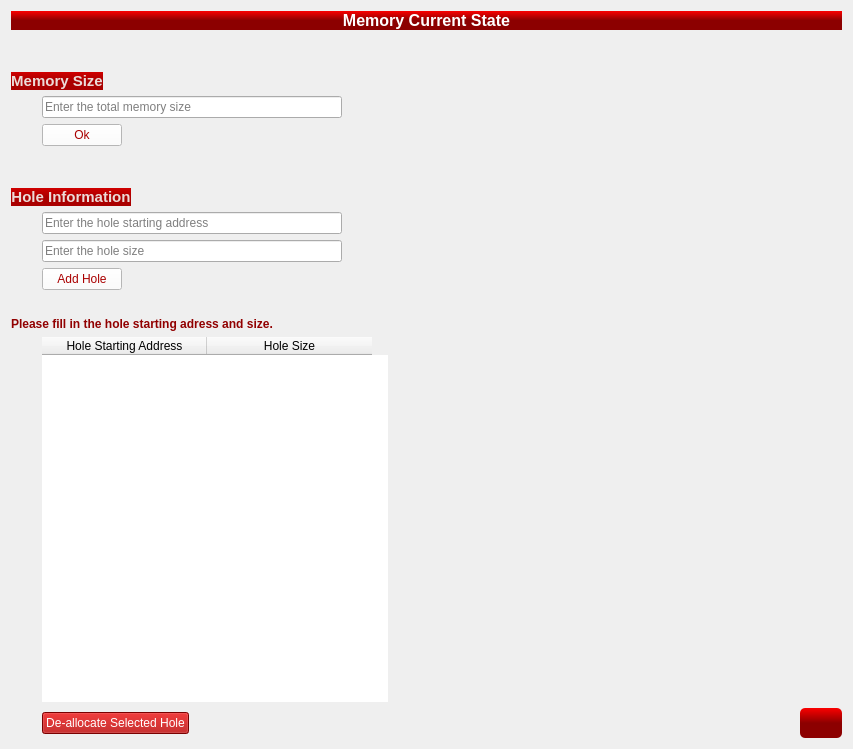
                <widget class="QWidget" name="scrollAreaWidgetContents_13">
                 <property name="geometry">
                  <rect>
                   <x>0</x>
                   <y>0</y>
                   <width>853</width>
                   <height>749</height>
                  </rect>
                 </property>
                 <layout class="QGridLayout" name="gridLayout_6">
                  <item row="1" column="1">
                   <widget class="Line" name="line_19">
                    <property name="sizePolicy">
                     <sizepolicy hsizetype="Preferred" vsizetype="Preferred">
                      <horstretch>0</horstretch>
                      <verstretch>0</verstretch>
                     </sizepolicy>
                    </property>
                    <property name="minimumSize">
                     <size>
                      <width>0</width>
                      <height>30</height>
                     </size>
                    </property>
                    <property name="styleSheet">
                     <string notr="true">border:none;</string>
                    </property>
                    <property name="orientation">
                     <enum>Qt::Vertical</enum>
                    </property>
                   </widget>
                  </item>
                  <item row="4" column="1">
                   <widget class="QPushButton" name="ok_memory">
                    <property name="enabled">
                     <bool>true</bool>
                    </property>
                    <property name="sizePolicy">
                     <sizepolicy hsizetype="Fixed" vsizetype="Fixed">
                      <horstretch>0</horstretch>
                      <verstretch>0</verstretch>
                     </sizepolicy>
                    </property>
                    <property name="toolTip">
                     <string>&lt;html&gt;&lt;head/&gt;&lt;body&gt;&lt;p&gt;Add Hole&lt;/p&gt;&lt;/body&gt;&lt;/html&gt;</string>
                    </property>
                    <property name="styleSheet">
                     <string notr="true">QPushButton::hover

{
	border-color: rgb(255, 0, 0);


}

QPushButton{
	
	font: 75  11pt bold &quot;Perpetua Titling MT&quot;;
	color: rgb(170, 0, 0);
	background-color: rgb(255, 255, 255);


}

QPushButton:pressed
{
	color: rgb(255, 255, 255);
    background-color: QLinearGradient( x1: 0, y1: 0, x2: 0, y2: 1, stop: 0 #2d2d2d, stop: 0.1 #2b2b2b, stop: 0.5 #292929, stop: 0.9 #282828, stop: 1 #252525);
}

QPushButton:disabled
{
  border: 1px solid #999999;
  background-color: #cccccc;
  color: #666666;
}
</string>
                    </property>
                    <property name="text">
                     <string>Ok</string>
                    </property>
                   </widget>
                  </item>
                  <item row="18" column="5">
                   <widget class="QPushButton" name="next">
                    <property name="enabled">
                     <bool>true</bool>
                    </property>
                    <property name="sizePolicy">
                     <sizepolicy hsizetype="Fixed" vsizetype="Fixed">
                      <horstretch>0</horstretch>
                      <verstretch>0</verstretch>
                     </sizepolicy>
                    </property>
                    <property name="minimumSize">
                     <size>
                      <width>42</width>
                      <height>30</height>
                     </size>
                    </property>
                    <property name="maximumSize">
                     <size>
                      <width>35</width>
                      <height>35</height>
                     </size>
                    </property>
                    <property name="toolTip">
                     <string>&lt;html&gt;&lt;head/&gt;&lt;body&gt;&lt;p&gt;Next&lt;/p&gt;&lt;/body&gt;&lt;/html&gt;</string>
                    </property>
                    <property name="styleSheet">
                     <string notr="true">QPushButton::hover
{
	border-color: rgb(255, 0, 0);
	background-color: rgb(255, 0, 0);
}
QPushButton::pressed

{		border-color: rgb(0, 0, 0);
	background-color: rgb(0, 0, 0);
}

QPushButton{
	
	font: 75  16pt bold &quot;Perpetua Titling MT&quot;;
    border: 6px ;
    border-radius: 5px;
	color: rgb(255, 255, 255);
background-color: QLinearGradient(x1:0, y1:0, x2:0, y2:1, stop:0  rgb(250, 0, 0), stop: 0.5 rgb(140, 0, 0));
		


    padding:1px;
}
QPushButton:disabled
{
  border: 1px solid #999999;
  background-color: #cccccc;
  color: #666666;
}
</string>
                    </property>
                    <property name="text">
                     <string/>
                    </property>
                    <property name="icon">
                     <iconset resource="memory_allocator.qrc">
                      <normaloff>:/newPrefix/circled-right.png</normaloff>:/newPrefix/circled-right.png</iconset>
                    </property>
                    <property name="iconSize">
                     <size>
                      <width>30</width>
                      <height>30</height>
                     </size>
                    </property>
                   </widget>
                  </item>
                  <item row="15" column="0" colspan="2">
                   <widget class="QLabel" name="label_8">
                    <property name="sizePolicy">
                     <sizepolicy hsizetype="MinimumExpanding" vsizetype="Fixed">
                      <horstretch>0</horstretch>
                      <verstretch>0</verstretch>
                     </sizepolicy>
                    </property>
                    <property name="minimumSize">
                     <size>
                      <width>0</width>
                      <height>0</height>
                     </size>
                    </property>
                    <property name="font">
                     <font>
                      <pointsize>12</pointsize>
                      <weight>75</weight>
                      <bold>true</bold>
                     </font>
                    </property>
                    <property name="styleSheet">
                     <string notr="true"/>
                    </property>
                    <property name="text">
                     <string>&lt;html&gt;&lt;head/&gt;&lt;body&gt;&lt;p&gt;&lt;span style=&quot; font-size:9pt; color:#910000;&quot;&gt;Please fill in the hole starting adress and size.  &lt;/span&gt;&lt;/p&gt;&lt;/body&gt;&lt;/html&gt;</string>
                    </property>
                    <property name="textFormat">
                     <enum>Qt::RichText</enum>
                    </property>
                   </widget>
                  </item>
                  <item row="18" column="1">
                   <widget class="QPushButton" name="delete_hole">
                    <property name="enabled">
                     <bool>true</bool>
                    </property>
                    <property name="sizePolicy">
                     <sizepolicy hsizetype="Fixed" vsizetype="Fixed">
                      <horstretch>0</horstretch>
                      <verstretch>0</verstretch>
                     </sizepolicy>
                    </property>
                    <property name="toolTip">
                     <string>&lt;html&gt;&lt;head/&gt;&lt;body&gt;&lt;p&gt;De-allocate Selected Hole&lt;/p&gt;&lt;/body&gt;&lt;/html&gt;</string>
                    </property>
                    <property name="styleSheet">
                     <string notr="true">QPushButton::hover

{
	border-color: rgb(255, 255, 255);
	background-color: rgb(255, 0, 0);
}

QPushButton{
	
	font: 75  11pt bold &quot;Perpetua Titling MT&quot;;

	color: rgb(255, 255, 255);
	background-color: rgb(170, 0, 0);


}

QPushButton:pressed
{
    background-color: QLinearGradient( x1: 0, y1: 0, x2: 0, y2: 1, stop: 0 #2d2d2d, stop: 0.1 #2b2b2b, stop: 0.5 #292929, stop: 0.9 #282828, stop: 1 #252525);
}
QPushButton:disabled
{
  border: 1px solid #999999;
  background-color: #cccccc;
  color: #666666;
}</string>
                    </property>
                    <property name="text">
                     <string>De-allocate Selected Hole</string>
                    </property>
                   </widget>
                  </item>
                  <item row="9" column="0" colspan="6">
                   <widget class="QLabel" name="label_28">
                    <property name="sizePolicy">
                     <sizepolicy hsizetype="Fixed" vsizetype="Fixed">
                      <horstretch>0</horstretch>
                      <verstretch>0</verstretch>
                     </sizepolicy>
                    </property>
                    <property name="font">
                     <font>
                      <pointsize>12</pointsize>
                      <weight>75</weight>
                      <bold>true</bold>
                     </font>
                    </property>
                    <property name="styleSheet">
                     <string notr="true"> background-color: QLinearGradient(x1:0, y1:0, x2:0, y2:1, stop:0  rgb(208, 0, 0), stop: 0.5 rgb(170, 0, 0));</string>
                    </property>
                    <property name="text">
                     <string>&lt;html&gt;&lt;head/&gt;&lt;body&gt;&lt;p align=&quot;center&quot;&gt;&lt;span style=&quot; font-size:11pt; color:#ecdbd8;&quot;&gt;Hole Information&lt;/span&gt;&lt;/p&gt;&lt;/body&gt;&lt;/html&gt;</string>
                    </property>
                    <property name="textFormat">
                     <enum>Qt::RichText</enum>
                    </property>
                   </widget>
                  </item>
                  <item row="11" column="1">
                   <widget class="QLineEdit" name="hole_size">
                    <property name="sizePolicy">
                     <sizepolicy hsizetype="Expanding" vsizetype="Preferred">
                      <horstretch>0</horstretch>
                      <verstretch>0</verstretch>
                     </sizepolicy>
                    </property>
                    <property name="maximumSize">
                     <size>
                      <width>300</width>
                      <height>16777215</height>
                     </size>
                    </property>
                    <property name="toolTip">
                     <string>&lt;html&gt;&lt;head/&gt;&lt;body&gt;&lt;p&gt;&lt;span style=&quot; color:#818181;&quot;&gt;Hole size&lt;/span&gt;&lt;/p&gt;&lt;/body&gt;&lt;/html&gt;</string>
                    </property>
                    <property name="styleSheet">
                     <string notr="true">font: 75  9pt &quot;MS Shell Dlg 2&quot;;


	color: rgb(0, 0, 0);</string>
                    </property>
                    <property name="text">
                     <string/>
                    </property>
                    <property name="placeholderText">
                     <string>Enter the hole size</string>
                    </property>
                   </widget>
                  </item>
                  <item row="13" column="1">
                   <widget class="QPushButton" name="add_hole">
                    <property name="enabled">
                     <bool>true</bool>
                    </property>
                    <property name="sizePolicy">
                     <sizepolicy hsizetype="Fixed" vsizetype="Fixed">
                      <horstretch>0</horstretch>
                      <verstretch>0</verstretch>
                     </sizepolicy>
                    </property>
                    <property name="toolTip">
                     <string>&lt;html&gt;&lt;head/&gt;&lt;body&gt;&lt;p&gt;Add Hole&lt;/p&gt;&lt;/body&gt;&lt;/html&gt;</string>
                    </property>
                    <property name="styleSheet">
                     <string notr="true">QPushButton::hover

{
	border-color: rgb(255, 0, 0);


}

QPushButton{
	
	font: 75  11pt bold &quot;Perpetua Titling MT&quot;;
	color: rgb(170, 0, 0);
	background-color: rgb(255, 255, 255);


}

QPushButton:pressed
{
	color: rgb(255, 255, 255);
    background-color: QLinearGradient( x1: 0, y1: 0, x2: 0, y2: 1, stop: 0 #2d2d2d, stop: 0.1 #2b2b2b, stop: 0.5 #292929, stop: 0.9 #282828, stop: 1 #252525);
}

QPushButton:disabled
{
  border: 1px solid #999999;
  background-color: #cccccc;
  color: #666666;
}
</string>
                    </property>
                    <property name="text">
                     <string>Add Hole</string>
                    </property>
                   </widget>
                  </item>
                  <item row="13" column="0">
                   <widget class="Line" name="line_11">
                    <property name="minimumSize">
                     <size>
                      <width>25</width>
                      <height>0</height>
                     </size>
                    </property>
                    <property name="lineWidth">
                     <number>0</number>
                    </property>
                    <property name="orientation">
                     <enum>Qt::Horizontal</enum>
                    </property>
                   </widget>
                  </item>
                  <item row="2" column="5">
                   <widget class="Line" name="line_3">
                    <property name="styleSheet">
                     <string notr="true">border:none;</string>
                    </property>
                    <property name="orientation">
                     <enum>Qt::Horizontal</enum>
                    </property>
                   </widget>
                  </item>
                  <item row="3" column="1">
                   <widget class="QLineEdit" name="memory_size">
                    <property name="sizePolicy">
                     <sizepolicy hsizetype="Expanding" vsizetype="Preferred">
                      <horstretch>0</horstretch>
                      <verstretch>0</verstretch>
                     </sizepolicy>
                    </property>
                    <property name="maximumSize">
                     <size>
                      <width>300</width>
                      <height>16777215</height>
                     </size>
                    </property>
                    <property name="toolTip">
                     <string>&lt;html&gt;&lt;head/&gt;&lt;body&gt;&lt;p&gt;Memory size&lt;/p&gt;&lt;/body&gt;&lt;/html&gt;</string>
                    </property>
                    <property name="styleSheet">
                     <string notr="true">
QLineEdit
{
font: 75  9pt &quot;MS Shell Dlg 2&quot;;

border-color: rgb(112, 0, 0);
	color: rgb(0, 0, 0);

}</string>
                    </property>
                    <property name="text">
                     <string/>
                    </property>
                    <property name="placeholderText">
                     <string>Enter the total memory size</string>
                    </property>
                   </widget>
                  </item>
                  <item row="18" column="3">
                   <widget class="Line" name="line_7">
                    <property name="sizePolicy">
                     <sizepolicy hsizetype="Expanding" vsizetype="Fixed">
                      <horstretch>0</horstretch>
                      <verstretch>0</verstretch>
                     </sizepolicy>
                    </property>
                    <property name="lineWidth">
                     <number>0</number>
                    </property>
                    <property name="orientation">
                     <enum>Qt::Horizontal</enum>
                    </property>
                   </widget>
                  </item>
                  <item row="0" column="0" colspan="6">
                   <widget class="QLabel" name="label_5">
                    <property name="sizePolicy">
                     <sizepolicy hsizetype="Preferred" vsizetype="Preferred">
                      <horstretch>0</horstretch>
                      <verstretch>0</verstretch>
                     </sizepolicy>
                    </property>
                    <property name="maximumSize">
                     <size>
                      <width>400000</width>
                      <height>16777215</height>
                     </size>
                    </property>
                    <property name="font">
                     <font>
                      <pointsize>12</pointsize>
                      <weight>75</weight>
                      <bold>true</bold>
                     </font>
                    </property>
                    <property name="styleSheet">
                     <string notr="true">color: rgb(255, 251, 252);
 background-color: QLinearGradient(x1:0, y1:0, x2:0, y2:1, stop:0  rgb(250, 0, 0), stop: 0.5 rgb(140, 0, 0));</string>
                    </property>
                    <property name="text">
                     <string>&lt;html&gt;&lt;head/&gt;&lt;body&gt;&lt;p align=&quot;center&quot;&gt;&lt;span style=&quot; color:#ffffff;&quot;&gt;Memory Current State&lt;/span&gt;&lt;/p&gt;&lt;/body&gt;&lt;/html&gt;</string>
                    </property>
                    <property name="textFormat">
                     <enum>Qt::RichText</enum>
                    </property>
                   </widget>
                  </item>
                  <item row="10" column="1">
                   <widget class="QLineEdit" name="starting_address">
                    <property name="sizePolicy">
                     <sizepolicy hsizetype="Expanding" vsizetype="Preferred">
                      <horstretch>0</horstretch>
                      <verstretch>0</verstretch>
                     </sizepolicy>
                    </property>
                    <property name="maximumSize">
                     <size>
                      <width>300</width>
                      <height>16777215</height>
                     </size>
                    </property>
                    <property name="toolTip">
                     <string>&lt;html&gt;&lt;head/&gt;&lt;body&gt;&lt;p&gt;&lt;span style=&quot; color:#818181;&quot;&gt;Hole starting address&lt;/span&gt;&lt;/p&gt;&lt;/body&gt;&lt;/html&gt;</string>
                    </property>
                    <property name="styleSheet">
                     <string notr="true">font: 75  9pt &quot;MS Shell Dlg 2&quot;;


	color: rgb(0, 0, 0);</string>
                    </property>
                    <property name="text">
                     <string/>
                    </property>
                    <property name="placeholderText">
                     <string>Enter the hole starting address</string>
                    </property>
                   </widget>
                  </item>
                  <item row="2" column="0" colspan="2">
                   <widget class="QLabel" name="label_31">
                    <property name="sizePolicy">
                     <sizepolicy hsizetype="Fixed" vsizetype="Fixed">
                      <horstretch>0</horstretch>
                      <verstretch>0</verstretch>
                     </sizepolicy>
                    </property>
                    <property name="font">
                     <font>
                      <pointsize>12</pointsize>
                      <weight>75</weight>
                      <bold>true</bold>
                     </font>
                    </property>
                    <property name="styleSheet">
                     <string notr="true"> background-color: QLinearGradient(x1:0, y1:0, x2:0, y2:1, stop:0  rgb(208, 0, 0), stop: 0.5 rgb(170, 0, 0));</string>
                    </property>
                    <property name="text">
                     <string>&lt;html&gt;&lt;head/&gt;&lt;body&gt;&lt;p align=&quot;center&quot;&gt;&lt;span style=&quot; font-size:11pt; color:#ecdbd8;&quot;&gt;Memory Size&lt;/span&gt;&lt;/p&gt;&lt;/body&gt;&lt;/html&gt;</string>
                    </property>
                    <property name="textFormat">
                     <enum>Qt::RichText</enum>
                    </property>
                   </widget>
                  </item>
                  <item row="14" column="1" colspan="2">
                   <widget class="Line" name="line_5">
                    <property name="sizePolicy">
                     <sizepolicy hsizetype="Preferred" vsizetype="Preferred">
                      <horstretch>0</horstretch>
                      <verstretch>0</verstretch>
                     </sizepolicy>
                    </property>
                    <property name="minimumSize">
                     <size>
                      <width>0</width>
                      <height>15</height>
                     </size>
                    </property>
                    <property name="styleSheet">
                     <string notr="true">border:none;</string>
                    </property>
                    <property name="orientation">
                     <enum>Qt::Vertical</enum>
                    </property>
                   </widget>
                  </item>
                  <item row="8" column="1" colspan="2">
                   <widget class="Line" name="line_4">
                    <property name="sizePolicy">
                     <sizepolicy hsizetype="Preferred" vsizetype="Preferred">
                      <horstretch>0</horstretch>
                      <verstretch>0</verstretch>
                     </sizepolicy>
                    </property>
                    <property name="minimumSize">
                     <size>
                      <width>0</width>
                      <height>30</height>
                     </size>
                    </property>
                    <property name="styleSheet">
                     <string notr="true">border:none;</string>
                    </property>
                    <property name="orientation">
                     <enum>Qt::Vertical</enum>
                    </property>
                   </widget>
                  </item>
                  <item row="16" column="1" colspan="2">
                   <widget class="QTableWidget" name="hole_table">
                    <property name="sizePolicy">
                     <sizepolicy hsizetype="Expanding" vsizetype="Expanding">
                      <horstretch>0</horstretch>
                      <verstretch>0</verstretch>
                     </sizepolicy>
                    </property>
                    <property name="minimumSize">
                     <size>
                      <width>0</width>
                      <height>0</height>
                     </size>
                    </property>
                    <property name="maximumSize">
                     <size>
                      <width>16777215</width>
                      <height>16777215</height>
                     </size>
                    </property>
                    <property name="toolTip">
                     <string>&lt;html&gt;&lt;head/&gt;&lt;body&gt;&lt;p&gt;Hole starting adress&lt;/p&gt;&lt;p&gt;Hole size&lt;/p&gt;&lt;/body&gt;&lt;/html&gt;</string>
                    </property>
                    <property name="styleSheet">
                     <string notr="true">QTableWidge::hover

{

	background-color: rgb(255, 0, 0);
}

QTableWidget::item::hover

{

	background-color: rgb(255, 255, 255);
	color: rgb(0, 0, 0);

}
QTableWidget::item::selected

{
	background-color: rgb(255, 255, 255);
	color: rgb(0, 0, 0);
	border-color: rgb(0, 0, 0);

}
QTableWidget{
		font: 75 12pt bold &quot;Perpetua Titling MT&quot;;
 text-align: center;
	color: rgb(0, 0, 0);
	border: none;

}
QTableWidget::item

{
		font: 75 12pt bold &quot;Perpetua Titling MT&quot;;
 text-align: center;
}
</string>
                    </property>
                    <property name="frameShape">
                     <enum>QFrame::Box</enum>
                    </property>
                    <property name="lineWidth">
                     <number>2</number>
                    </property>
                    <property name="sizeAdjustPolicy">
                     <enum>QAbstractScrollArea::AdjustToContents</enum>
                    </property>
                    <property name="editTriggers">
                     <set>QAbstractItemView::NoEditTriggers</set>
                    </property>
                    <property name="alternatingRowColors">
                     <bool>false</bool>
                    </property>
                    <property name="verticalScrollMode">
                     <enum>QAbstractItemView::ScrollPerPixel</enum>
                    </property>
                    <attribute name="horizontalHeaderMinimumSectionSize">
                     <number>60</number>
                    </attribute>
                    <attribute name="horizontalHeaderDefaultSectionSize">
                     <number>165</number>
                    </attribute>
                    <attribute name="verticalHeaderVisible">
                     <bool>false</bool>
                    </attribute>
                    <attribute name="verticalHeaderDefaultSectionSize">
                     <number>30</number>
                    </attribute>
                    <column>
                     <property name="text">
                      <string>Hole Starting Address</string>
                     </property>
                    </column>
                    <column>
                     <property name="text">
                      <string>Hole Size</string>
                     </property>
                    </column>
                   </widget>
                  </item>
                  <item row="15" column="2">
                   <widget class="Line" name="line_6">
                    <property name="sizePolicy">
                     <sizepolicy hsizetype="Fixed" vsizetype="Fixed">
                      <horstretch>0</horstretch>
                      <verstretch>0</verstretch>
                     </sizepolicy>
                    </property>
                    <property name="minimumSize">
                     <size>
                      <width>40</width>
                      <height>0</height>
                     </size>
                    </property>
                    <property name="lineWidth">
                     <number>0</number>
                    </property>
                    <property name="orientation">
                     <enum>Qt::Horizontal</enum>
                    </property>
                   </widget>
                  </item>
                 </layout>
                </widget>
